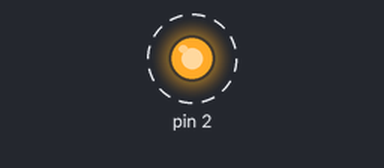
Simulated run of this sketch. Board: Arduino Mega 2560, built with avr-gcc and run on an emulated ATmega2560. Parts: output pins drawn as LEDs (lit = HIGH). Dashed ring = blinking.

Above: at 0.5 s.
Timing chart, 0 to 4.6 s (numbered marks = the images above):
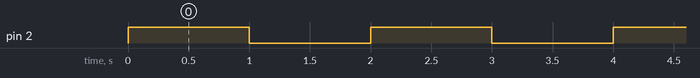

Measured:
- by itself, pin 2: alternates HIGH for 1.0 s and LOW for 1.0 s

The sketch:

LED.ino
```cpp
void setup()
{
    Serial1.begin(115200);

    pinMode(2, OUTPUT);
}

void loop()
{
    Serial1.println("HIGH");
    digitalWrite(2, HIGH);
    delay(1000);
    digitalWrite(2, LOW);
    delay(1000);
}
```
